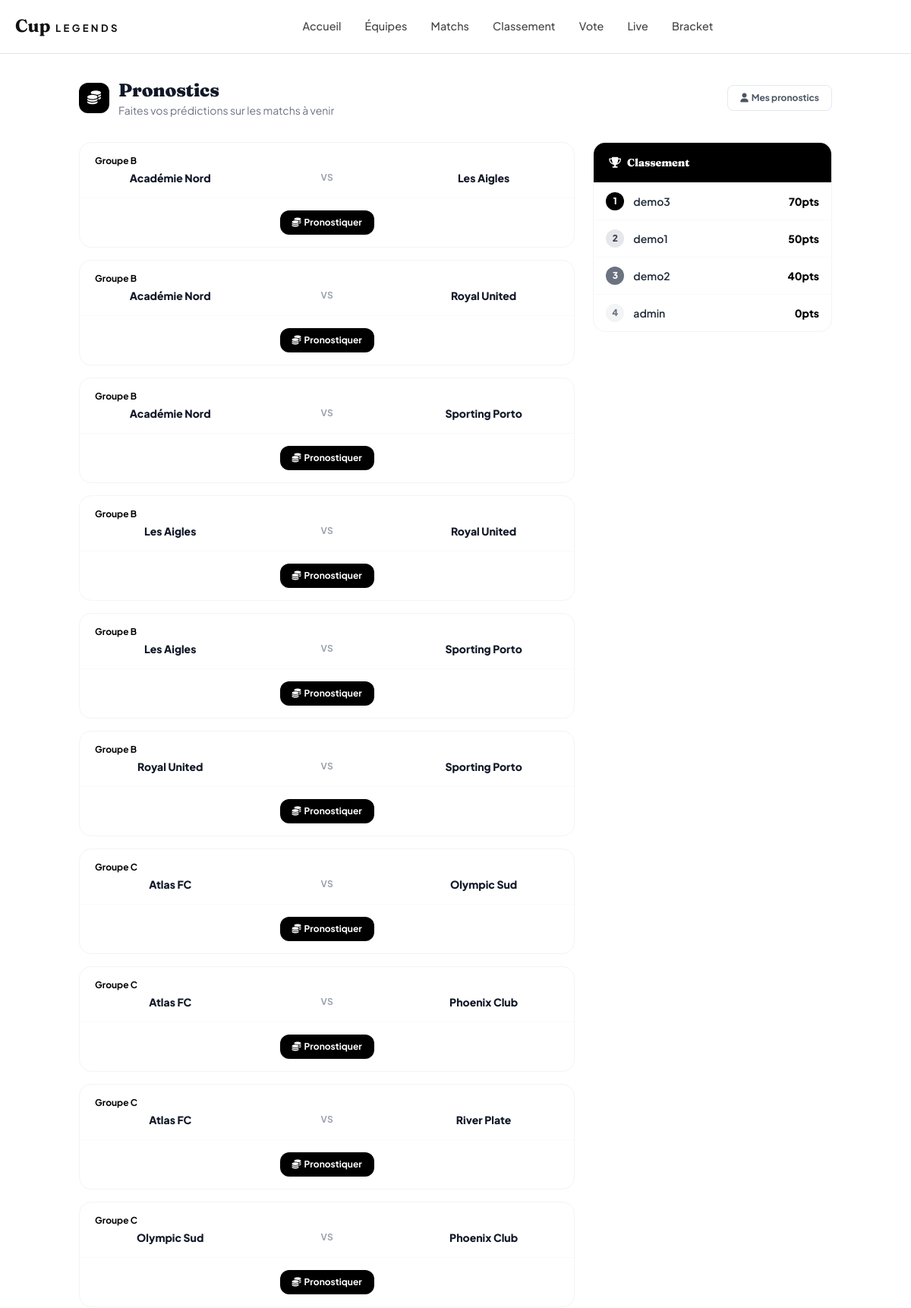
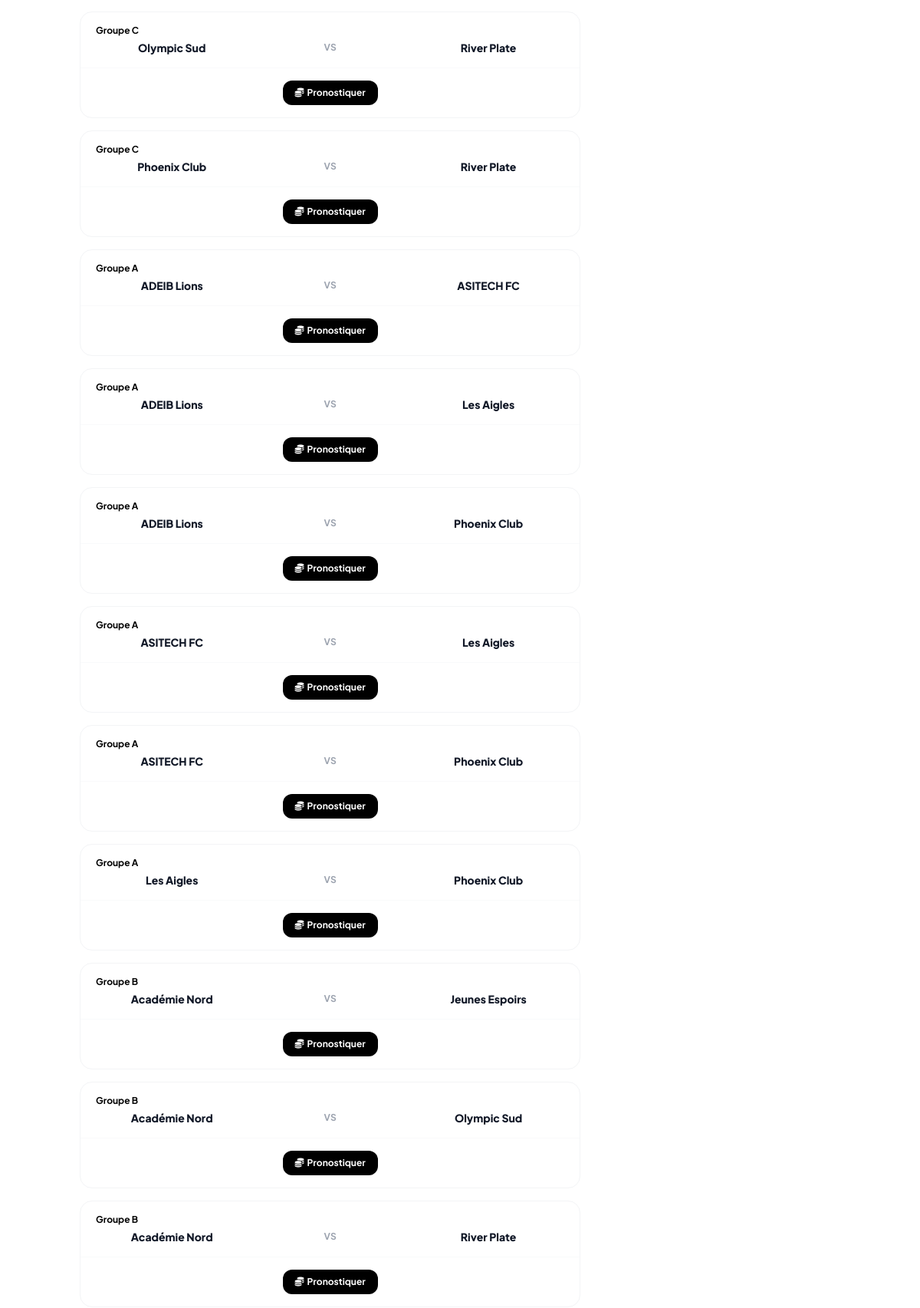
The page /pronostics/ (signed in, upper part) on the database its author committed (2 pictures, top to bottom).
### tournament/models.py (models this page shows, shortened)
class Match(models.Model):
    PHASE_CHOICES = [
        ('GROUP', 'Phase de groupes'),
        ('QF', 'Quart de finale'),
        ('SF', 'Demi-finale'),
        ('3RD', 'Match 3e place'),
        ('FINAL', 'Finale'),
    ]
    STATUS_CHOICES = [
        ('SCHEDULED', 'Programmé'),
        ('LIVE', 'En direct'),
        ('FINISHED', 'Terminé'),
        ('CANCELLED', 'Annulé'),
    ]
    tournament = models.ForeignKey(Tournament, on_delete=models.CASCADE, related_name='matches')
    phase = models.CharField(max_length=10, choices=PHASE_CHOICES, default='GROUP')
    group = models.ForeignKey(Group, on_delete=models.SET_NULL, null=True, blank=True, related_name='matches')
    home_team = models.ForeignKey(Team, on_delete=models.CASCADE, related_name='home_matches')
    away_team = models.ForeignKey(Team, on_delete=models.CASCADE, related_name='away_matches')
    match_date = models.DateTimeField(null=True, blank=True)
    venue = models.CharField(max_length=200, blank=True, default='Stade Cup Legends')
    home_score = models.PositiveIntegerField(default=0)
    away_score = models.PositiveIntegerField(default=0)
    status = models.CharField(max_length=10, choices=STATUS_CHOICES, default='SCHEDULED')
    matchday = models.PositiveIntegerField(default=1)
    live_started_at = models.DateTimeField(null=True, blank=True)
    stream_url = models.URLField(blank=True, null=True, verbose_name='Lien de diffusion')
    stream_platform = models.CharField(
        max_length=10, choices=STREAM_PLATFORM_CHOICES, default='YOUTUBE',
        blank=True, verbose_name='Plateforme de diffusion',
    )
    man_of_the_match = models.ForeignKey(
        'Player', on_delete=models.SET_NULL, null=True, blank=True,
        related_name='motm_awards', verbose_name='Homme du match',
    )
    class Meta:
        verbose_name = 'Match'
        verbose_name_plural = 'Matchs'
        ordering = ['match_date']

class Group(models.Model):
    GROUP_CHOICES = [
        ('A', 'Groupe A'), ('B', 'Groupe B'), ('C', 'Groupe C'),
        ('D', 'Groupe D'), ('E', 'Groupe E'), ('F', 'Groupe F'),
    ]
    tournament = models.ForeignKey(Tournament, on_delete=models.CASCADE, related_name='groups')
    name = models.CharField(max_length=1, choices=GROUP_CHOICES)
    class Meta:
        verbose_name = 'Groupe'
        ordering = ['name']

class Team(models.Model):
    tournament = models.ForeignKey(Tournament, on_delete=models.CASCADE, related_name='teams')
    name = models.CharField(max_length=200)
    logo = models.ImageField(upload_to='teams/', blank=True, null=True)
    group = models.ForeignKey(Group, on_delete=models.SET_NULL, null=True, blank=True, related_name='teams')
    coach_name = models.CharField(max_length=200, blank=True, verbose_name='Entraîneur')
    president_name = models.CharField(max_length=200, blank=True, verbose_name='Président')
    qr_code = models.ImageField(upload_to='qrcodes/', blank=True, null=True)
    created_at = models.DateTimeField(auto_now_add=True)
    class Meta:
        verbose_name = 'Équipe'
        ordering = ['name']

### betting/models.py (models this page shows, shortened)
class PredictionLeaderboard(models.Model):
    user = models.OneToOneField(User, on_delete=models.CASCADE, related_name='leaderboard')
    total_predictions = models.PositiveIntegerField(default=0)
    correct_predictions = models.PositiveIntegerField(default=0)
    points = models.PositiveIntegerField(default=0)
    class Meta:
        verbose_name = 'Classement pronostics'
        ordering = ['-points']

### betting/views.py (the view)
# urls.py: path('', views.predictions_list, name='predictions'),
@login_required
def predictions_list(request):
    upcoming = Match.objects.filter(status='SCHEDULED').order_by('match_date')
    user_preds = {p.match_id: p for p in Prediction.objects.filter(user=request.user)}
    matches_data = []
    for match in upcoming:
        pred = user_preds.get(match.pk)
        matches_data.append({'match': match, 'prediction': pred})
    leaderboard = PredictionLeaderboard.objects.all().select_related('user').order_by('-points')[:10]
    context = {
        'matches_data': matches_data,
        'leaderboard': leaderboard,
    }
    return render(request, 'betting/predictions.html', context)

### tournament/context_processors.py (called while the page is built)
def active_tournament(request):
    today = timezone.localdate()
    active = Tournament.objects.filter(is_active=True)
    tournament = active.filter(
        start_date__isnull=False,
        end_date__isnull=False,
        start_date__lte=today,
        end_date__gte=today,
    ).order_by('start_date').first()
    if tournament is None:
        tournament = active.filter(
            start_date__isnull=False,
            start_date__gte=today,
        ).order_by('start_date').first()
    if tournament is None:
        tournament = active.order_by('-start_date', '-id').first()
    return {'tournament': tournament}

### templates/betting/predictions.html (shortened to what this page needs)
{% extends 'base.html' %}
{% load static %}
{% block content %}
<div class="max-w-5xl mx-auto px-4 py-8">
  <div class="flex items-center gap-3 mb-8">
    <div class="w-10 h-10 rounded-xl flex items-center justify-center text-white text-lg bg-black">
      <i class="fas fa-coins"></i>
    </div>
    <div>
      <h1 class="text-2xl font-black text-gray-900">Pronostics</h1>
      <p class="text-sm text-gray-500">Faites vos prédictions sur les matchs à venir</p>
    </div>
    <a href="{% url 'my_predictions' %}" class="ml-auto text-xs font-bold px-4 py-2 rounded-lg border border-gray-200 text-gray-600 hover:bg-gray-50 transition-colors">
      <i class="fas fa-user mr-1"></i>Mes pronostics
    </a>
  </div>
  <div class="grid grid-cols-1 lg:grid-cols-3 gap-6">
    <div class="lg:col-span-2 space-y-4">
      {% for item in matches_data %}
      {% with match=item.match pred=item.prediction %}
      <div class="bg-white rounded-2xl border border-gray-100 overflow-hidden">
        <div class="px-5 py-4 border-b border-gray-50">
          {% if match.group %}<div class="text-xs text-black font-bold mb-1">Groupe {{ match.group.name }}{% if match.match_date %} · {{ match.match_date|date:"d/m H:i" }}{% endif %}</div>{% endif %}
          <div class="grid grid-cols-3 items-center gap-2 text-center">
            <div class="font-black text-sm text-gray-900">{{ match.home_team.name }}</div>
            <div class="text-gray-400 font-bold text-xs">VS</div>
            <div class="font-black text-sm text-gray-900">{{ match.away_team.name }}</div>
          </div>
        </div>
        <div class="px-5 py-4">
          <div class="flex gap-2 justify-center flex-wrap">
            <a href="{% url 'make_prediction' match.pk %}" class="text-xs font-bold px-4 py-2 rounded-xl transition-colors
              {% if pred %}bg-gray-100 text-gray-600 hover:bg-gray-200{% else %}text-white hover:opacity-90 bg-black{% endif %}">
              {% if pred %}<i class="fas fa-edit mr-1"></i>Modifier{% else %}<i class="fas fa-coins mr-1"></i>Pronostiquer{% endif %}
            </a>
          </div>
        </div>
      </div>
      {% endwith %}
      {% endfor %}
    </div>
    <div>
      <div class="bg-white rounded-2xl border border-gray-100 overflow-hidden sticky top-20">
        <div class="px-5 py-4 border-b border-gray-100 bg-black">
          <h3 class="text-sm font-black text-white"><i class="fas fa-trophy mr-2 text-white"></i>Classement</h3>
        </div>
        <div class="divide-y divide-gray-50">
          {% for entry in leaderboard %}
          <div class="px-4 py-3 flex items-center gap-3">
            <div class="w-6 h-6 rounded-full flex items-center justify-center text-xs font-black shrink-0
              {% if forloop.counter == 1 %}bg-black text-white
              {% elif forloop.counter == 2 %}bg-gray-200 text-gray-700
              {% elif forloop.counter == 3 %}bg-gray-500 text-white
              {% else %}bg-gray-100 text-gray-500{% endif %}">
              {{ forloop.counter }}
            </div>
            <div class="flex-1 text-sm font-semibold text-gray-800 truncate">{{ entry.user.username }}</div>
            <div class="text-sm font-black text-black">{{ entry.points }}pts</div>
          </div>
          {% empty %}
          <div class="px-4 py-6 text-center text-sm text-gray-400">Aucun pronostic</div>
          {% endfor %}
        </div>
      </div>
    </div>
  </div>
</div>
{% endblock %}

### static/css/main.css (style rules this page uses)
:root { --color-bg: #FFFFFF; --color-fg: #111111; --color-soft: #F5F5F5; --color-line: #E5E5E5; --color-muted: #999999; --color-dim: #444444; --font-display: 'Fraunces', Georgia, serif; --font-body: 'Plus Jakarta Sans', system-ui, sans-serif; --radius: 6px; }
* { box-shadow: none !important; text-shadow: none !important; }
*, *::before, *::after { background-image: none !important; }
* { font-family: var(--font-body); }
body { color: var(--color-fg); background: var(--color-bg) !important; font-family: var(--font-body); -webkit-font-smoothing: antialiased; margin: 0; }
h1, h2, h3, h4, h5, h6, .font-display, .font-heading, .logo, .score, .section-title { font-family: var(--font-display) !important; letter-spacing: -0.01em; }
a { color: inherit; }
:root { --pitch: #0d7a3c; --pitch-dark: #064d24; --gold: #e7b84b; }

### rows shown on the page
Match: match.group.name "B", match.home_team.name "Académie Nord", match.away_team.name "Les Aigles"
Match: match.group.name "B", match.home_team.name "Académie Nord", match.away_team.name "Royal United"
Match: match.group.name "B", match.home_team.name "Académie Nord", match.away_team.name "Sporting Porto"
Match: match.group.name "B", match.home_team.name "Les Aigles", match.away_team.name "Royal United"
Match: match.group.name "B", match.home_team.name "Les Aigles", match.away_team.name "Sporting Porto"
Match: match.group.name "B", match.home_team.name "Royal United", match.away_team.name "Sporting Porto"
Match: match.group.name "C", match.home_team.name "Atlas FC", match.away_team.name "Olympic Sud"
Match: match.group.name "C", match.home_team.name "Atlas FC", match.away_team.name "Phoenix Club"
Match: match.group.name "C", match.home_team.name "Atlas FC", match.away_team.name "River Plate"
Match: match.group.name "C", match.home_team.name "Olympic Sud", match.away_team.name "Phoenix Club"
Match: match.group.name "C", match.home_team.name "Olympic Sud", match.away_team.name "River Plate"
Match: match.group.name "C", match.home_team.name "Phoenix Club", match.away_team.name "River Plate"
Match: match.group.name "A", match.home_team.name "ADEIB Lions", match.away_team.name "ASITECH FC"
Match: match.group.name "A", match.home_team.name "ADEIB Lions", match.away_team.name "Les Aigles"
Match: match.group.name "A", match.home_team.name "ADEIB Lions", match.away_team.name "Phoenix Club"
Match: match.group.name "A", match.home_team.name "ASITECH FC", match.away_team.name "Les Aigles"
Match: match.group.name "A", match.home_team.name "ASITECH FC", match.away_team.name "Phoenix Club"
Match: match.group.name "A", match.home_team.name "Les Aigles", match.away_team.name "Phoenix Club"
Match: match.group.name "B", match.home_team.name "Académie Nord", match.away_team.name "Jeunes Espoirs"
Match: match.group.name "B", match.home_team.name "Académie Nord", match.away_team.name "Olympic Sud"
Match: match.group.name "B", match.home_team.name "Académie Nord", match.away_team.name "River Plate"
PredictionLeaderboard: user.username "demo3", points "70"
PredictionLeaderboard: user.username "demo1", points "50"
PredictionLeaderboard: user.username "demo2", points "40"
PredictionLeaderboard: user.username "admin", points "0"
